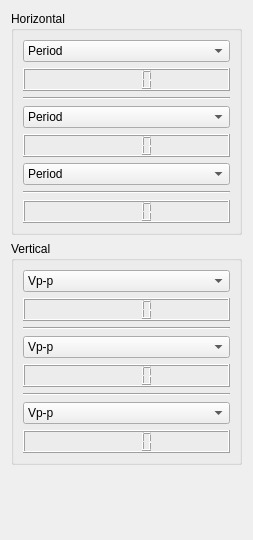
       <widget class="QWidget" name="scrollAreaWidgetContents">
        <property name="geometry">
         <rect>
          <x>0</x>
          <y>0</y>
          <width>253</width>
          <height>540</height>
         </rect>
        </property>
        <layout class="QVBoxLayout" name="verticalLayout_9">
         <item>
          <widget class="QGroupBox" name="groupBox_2">
           <property name="title">
            <string>Horizontal</string>
           </property>
           <layout class="QVBoxLayout" name="verticalLayout_3">
            <item>
             <widget class="QComboBox" name="comboBox_hor_meas_1">
              <item>
               <property name="text">
                <string>Period</string>
               </property>
              </item>
              <item>
               <property name="text">
                <string>Frequency</string>
               </property>
              </item>
             </widget>
            </item>
            <item>
             <widget class="QLCDNumber" name="lcdNumber_hor_meas_1"/>
            </item>
            <item>
             <widget class="Line" name="line_3">
              <property name="orientation">
               <enum>Qt::Horizontal</enum>
              </property>
             </widget>
            </item>
            <item>
             <widget class="QComboBox" name="comboBox_hor_meas_2">
              <item>
               <property name="text">
                <string>Period</string>
               </property>
              </item>
              <item>
               <property name="text">
                <string>Frequency</string>
               </property>
              </item>
             </widget>
            </item>
            <item>
             <widget class="QLCDNumber" name="lcdNumber_hor_meas_2"/>
            </item>
            <item>
             <widget class="QComboBox" name="comboBox_hor_meas_3">
              <item>
               <property name="text">
                <string>Period</string>
               </property>
              </item>
              <item>
               <property name="text">
                <string>Frequency</string>
               </property>
              </item>
             </widget>
            </item>
            <item>
             <widget class="Line" name="line_4">
              <property name="orientation">
               <enum>Qt::Horizontal</enum>
              </property>
             </widget>
            </item>
            <item>
             <widget class="QLCDNumber" name="lcdNumber_hor_meas_3"/>
            </item>
           </layout>
          </widget>
         </item>
         <item>
          <widget class="QGroupBox" name="groupBox_5">
           <property name="title">
            <string>Vertical</string>
           </property>
           <layout class="QVBoxLayout" name="verticalLayout_8">
            <item>
             <widget class="QComboBox" name="comboBox_ver_mes_1">
              <item>
               <property name="text">
                <string>Vp-p</string>
               </property>
              </item>
              <item>
               <property name="text">
                <string>Vavg</string>
               </property>
              </item>
             </widget>
            </item>
            <item>
             <widget class="QLCDNumber" name="lcdNumber_ver_mes_1"/>
            </item>
            <item>
             <widget class="Line" name="line_6">
              <property name="orientation">
               <enum>Qt::Horizontal</enum>
              </property>
             </widget>
            </item>
            <item>
             <widget class="QComboBox" name="comboBox_ver_mes_2">
              <item>
               <property name="text">
                <string>Vp-p</string>
               </property>
              </item>
              <item>
               <property name="text">
                <string>Vavg</string>
               </property>
              </item>
             </widget>
            </item>
            <item>
             <widget class="QLCDNumber" name="lcdNumber_ver_mes_2"/>
            </item>
            <item>
             <widget class="Line" name="line_7">
              <property name="orientation">
               <enum>Qt::Horizontal</enum>
              </property>
             </widget>
            </item>
            <item>
             <widget class="QComboBox" name="comboBox_ver_mes_3">
              <item>
               <property name="text">
                <string>Vp-p</string>
               </property>
              </item>
              <item>
               <property name="text">
                <string>Vavg</string>
               </property>
              </item>
             </widget>
            </item>
            <item>
             <widget class="QLCDNumber" name="lcdNumber_ver_mes_3"/>
            </item>
           </layout>
          </widget>
         </item>
         <item>
          <spacer name="verticalSpacer">
           <property name="orientation">
            <enum>Qt::Vertical</enum>
           </property>
           <property name="sizeHint" stdset="0">
            <size>
             <width>20</width>
             <height>40</height>
            </size>
           </property>
          </spacer>
         </item>
        </layout>
       </widget>
